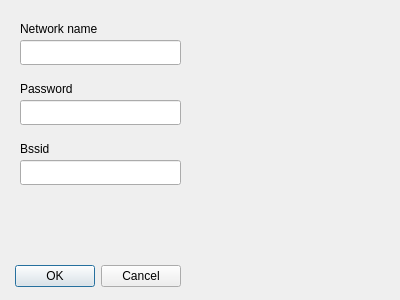
<?xml version="1.0" encoding="UTF-8"?>
<ui version="4.0">
 <class>AddWlanDialog</class>
 <widget class="QDialog" name="AddWlanDialog">
  <property name="geometry">
   <rect>
    <x>0</x>
    <y>0</y>
    <width>400</width>
    <height>300</height>
   </rect>
  </property>
  <property name="windowTitle">
   <string>Add WLAN </string>
  </property>
  <widget class="QDialogButtonBox" name="buttonBox">
   <property name="geometry">
    <rect>
     <x>0</x>
     <y>260</y>
     <width>181</width>
     <height>32</height>
    </rect>
   </property>
   <property name="orientation">
    <enum>Qt::Horizontal</enum>
   </property>
   <property name="standardButtons">
    <set>QDialogButtonBox::Cancel|QDialogButtonBox::Ok</set>
   </property>
  </widget>
  <widget class="QLabel" name="NetworkName">
   <property name="geometry">
    <rect>
     <x>20</x>
     <y>20</y>
     <width>381</width>
     <height>17</height>
    </rect>
   </property>
   <property name="text">
    <string>Network name</string>
   </property>
  </widget>
  <widget class="QLineEdit" name="lineEdit_ssid">
   <property name="geometry">
    <rect>
     <x>20</x>
     <y>40</y>
     <width>161</width>
     <height>25</height>
    </rect>
   </property>
  </widget>
  <widget class="QLabel" name="Password">
   <property name="geometry">
    <rect>
     <x>20</x>
     <y>80</y>
     <width>381</width>
     <height>17</height>
    </rect>
   </property>
   <property name="text">
    <string>Password</string>
   </property>
  </widget>
  <widget class="QLineEdit" name="lineEdit_password">
   <property name="geometry">
    <rect>
     <x>20</x>
     <y>100</y>
     <width>161</width>
     <height>25</height>
    </rect>
   </property>
  </widget>
  <widget class="QLabel" name="Bssid">
   <property name="geometry">
    <rect>
     <x>20</x>
     <y>140</y>
     <width>381</width>
     <height>17</height>
    </rect>
   </property>
   <property name="text">
    <string>Bssid</string>
   </property>
  </widget>
  <widget class="QLineEdit" name="lineEdit_bssid">
   <property name="geometry">
    <rect>
     <x>20</x>
     <y>160</y>
     <width>161</width>
     <height>25</height>
    </rect>
   </property>
  </widget>
 </widget>
 <resources/>
 <connections>
  <connection>
   <sender>buttonBox</sender>
   <signal>accepted()</signal>
   <receiver>AddWlanDialog</receiver>
   <slot>accept()</slot>
   <hints>
    <hint type="sourcelabel">
     <x>248</x>
     <y>254</y>
    </hint>
    <hint type="destinationlabel">
     <x>157</x>
     <y>274</y>
    </hint>
   </hints>
  </connection>
  <connection>
   <sender>buttonBox</sender>
   <signal>rejected()</signal>
   <receiver>AddWlanDialog</receiver>
   <slot>reject()</slot>
   <hints>
    <hint type="sourcelabel">
     <x>316</x>
     <y>260</y>
    </hint>
    <hint type="destinationlabel">
     <x>286</x>
     <y>274</y>
    </hint>
   </hints>
  </connection>
 </connections>
</ui>
